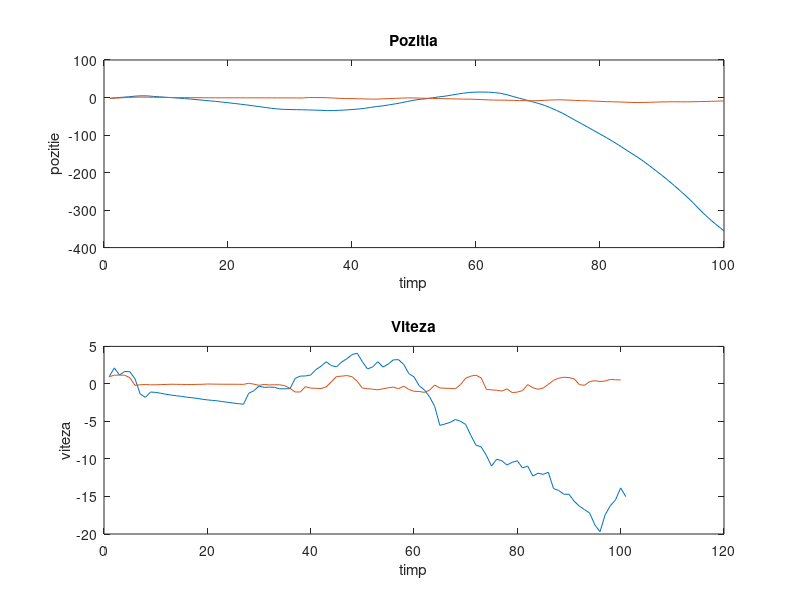
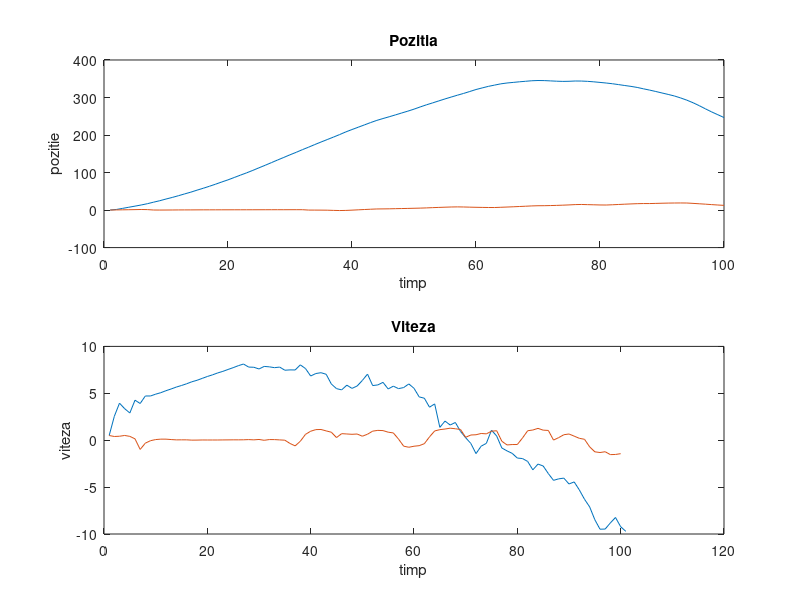
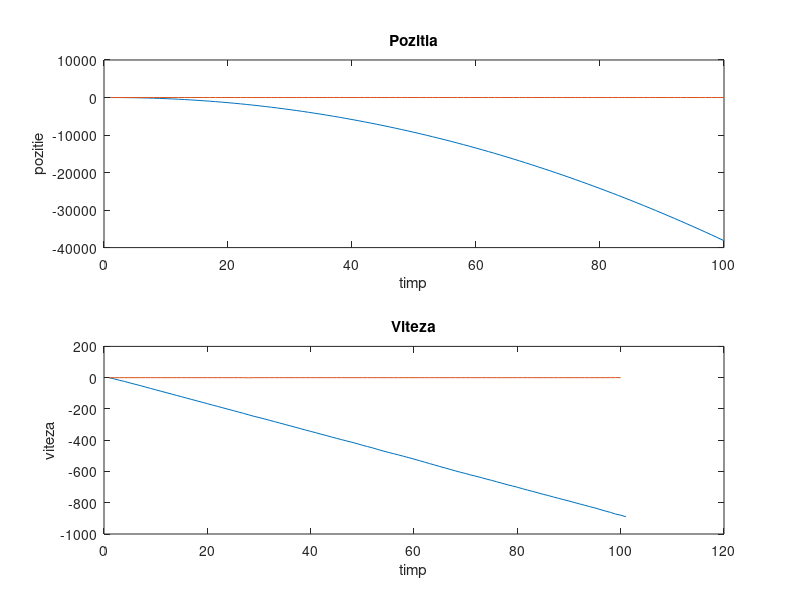
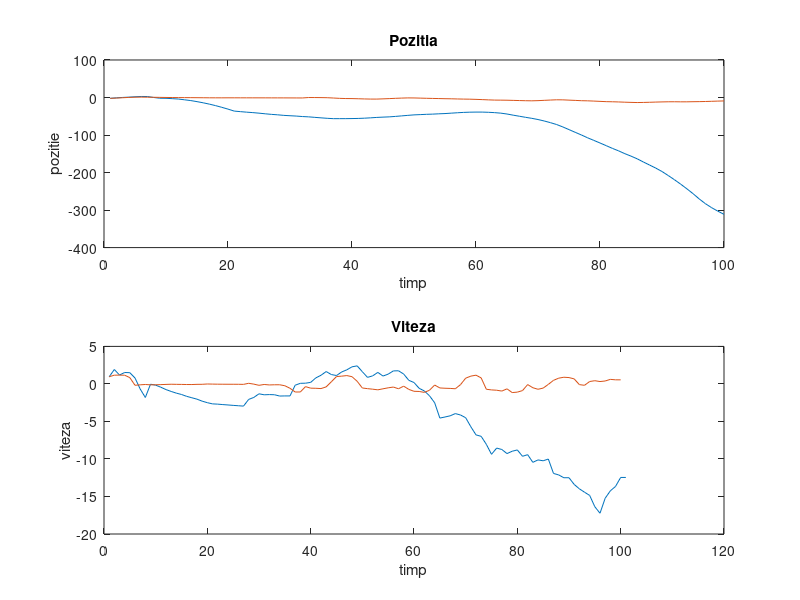

The MATLAB source for these figures, in order:
% CONSTANTIN MIHAI - 321CD

clear all;
load('drone_log.mat');

N = length(time_unix_usec_mavlink_system_time_t);
deltaT = zeros(1, N); % initializare vector deltaT
for k = 1 : N - 1
    % calculam deltaT(k) pe baza variatiei lui time_unix_usec_mavlink_system_time_t
    deltaT(k) = (time_unix_usec_mavlink_system_time_t(k+1) - time_unix_usec_mavlink_system_time_t(k))/10^6;
end

% am considerat deltaT(N) = 0

DeltaT = mean(deltaT); % DeltaT = 0.88

%   cazul invariant
A = [1 DeltaT; 0 1];
B = [DeltaT^2/2; DeltaT];
C = [1 0];

% axa Ox
x0 = [x_mavlink_local_position_ned_t(1); vx_mavlink_local_position_ned_t(1)];
R  = 0.1;
a  = xacc_mavlink_raw_imu_t;

N = length(x_mavlink_local_position_ned_t);
x(:,1) = x0;
for k=1:N
    x(:,k+1) = A * x(:,k) + B * a(k);
    y(:,k) = C * x(:,k) + rand(1) * sqrt(R);
end

subplot(2,1,1);
plot(y);
hold on;
plot(x_mavlink_local_position_ned_t);
title('Pozitia');
xlabel('timp');
ylabel('pozitie');

subplot(2,1,2);
plot(x(2,:));
hold on;
plot(vx_mavlink_local_position_ned_t);
title('Viteza');
xlabel('timp');
ylabel('viteza');

% axa Oy
y0 = [y_mavlink_local_position_ned_t(1); vy_mavlink_local_position_ned_t(1)];
a = yacc_mavlink_raw_imu_t;

N = length(y_mavlink_local_position_ned_t);
x(:,1) = y0;
for k = 1 : N
    x(:, k + 1) = A * x(:, k) + B * a(k);
    y(:, k) = C * x(:, k) + rand(1) * sqrt(R);
end

figure;
subplot(2,1,1);
plot(y);
hold on;
plot(y_mavlink_local_position_ned_t);
title('Pozitia');
xlabel('timp');
ylabel('pozitie');

subplot(2,1,2);
plot(x(2,:));
hold on;
plot(vy_mavlink_local_position_ned_t);
title('Viteza');
xlabel('timp');
ylabel('viteza');

% axa Oz
z0 = [z_mavlink_local_position_ned_t(1); vz_mavlink_local_position_ned_t(1)];
a = zacc_mavlink_raw_imu_t;

N = length(z_mavlink_local_position_ned_t);
x(:, 1) = z0;
for k = 1: N
    x(:, k + 1) = A * x(:, k) + B * a(k);
    y(:, k) = C * x(:, k) + rand(1) * sqrt(R);
end

figure;
subplot(2,1,1);
plot(y);
hold on;
plot(z_mavlink_local_position_ned_t);
title('Pozitia');
xlabel('timp');
ylabel('pozitie');

subplot(2,1,2);
plot(x(2,:));
hold on;
plot(vz_mavlink_local_position_ned_t);
title('Viteza');
xlabel('timp');
ylabel('viteza');

% cazul variant

% axa Ox
x0 = [x_mavlink_local_position_ned_t(1); vx_mavlink_local_position_ned_t(1)];
a  = xacc_mavlink_raw_imu_t;

N = length(x_mavlink_local_position_ned_t);
x(:,1) = x0;
for k=1:N
    % in cazul variant, matricile A si B
    % sunt calculate la fiecare iteratie
    A = [1 deltaT(k); 0 1];
    B = [(deltaT(k)^2)/2; deltaT(k)];
    x(:,k+1) = A * x(:,k) + B * a(k);
    y(:,k) = C * x(:,k) + rand(1) * sqrt(R);
end

figure;
subplot(2,1,1);
plot(y);
hold on;
plot(x_mavlink_local_position_ned_t);
title('Pozitia');
xlabel('timp');
ylabel('pozitie');

subplot(2,1,2);
plot(x(2,:));
hold on;
plot(vx_mavlink_local_position_ned_t);
title('Viteza');
xlabel('timp');
ylabel('viteza');

% axa Oy
y0 = [y_mavlink_local_position_ned_t(1); vy_mavlink_local_position_ned_t(1)];
a = yacc_mavlink_raw_imu_t;

N = length(y_mavlink_local_position_ned_t);
x(:, 1) = y0;
for k=1:N
    %  in cazul variant, matricile A si B
    % sunt calculate la fiecare iteratie
    A = [1 deltaT(k); 0 1];
    B = [(deltaT(k)^2)/2; deltaT(k)];
    x(:,k+1) = A * x(:,k) + B * a(k);
    y(:,k) = C * x(:,k) + rand(1) * sqrt(R);
end

figure;
subplot(2,1,1);
plot(y);
hold on;
plot(y_mavlink_local_position_ned_t);
title('Pozitia');
xlabel('timp');
ylabel('pozitie');

subplot(2,1,2);
plot(x(2,:));
hold on;
plot(vy_mavlink_local_position_ned_t);
title('Viteza');
xlabel('timp');
ylabel('viteza');

% axa Oz
z0 = [z_mavlink_local_position_ned_t(1); vz_mavlink_local_position_ned_t(1)];
a = zacc_mavlink_raw_imu_t;

N = length(z_mavlink_local_position_ned_t);
x(:, 1) = z0;
for k=1:N
    %  in cazul variant, matricile A si B
    % sunt calculate la fiecare iteratie
    A = [1 deltaT(k); 0 1];
    B = [(deltaT(k)^2)/2; deltaT(k)];
    x(:,k+1) = A * x(:,k) + B * a(k);
    y(:,k) = C * x(:,k) + rand(1) * sqrt(R);
end

figure;
subplot(2,1,1);
plot(y);
hold on;
plot(z_mavlink_local_position_ned_t);
title('Pozitia');
xlabel('timp');
ylabel('pozitie');

subplot(2,1,2);
plot(x(2,:));
hold on;
plot(vz_mavlink_local_position_ned_t);
title('Viteza');
xlabel('timp');
ylabel('viteza');
